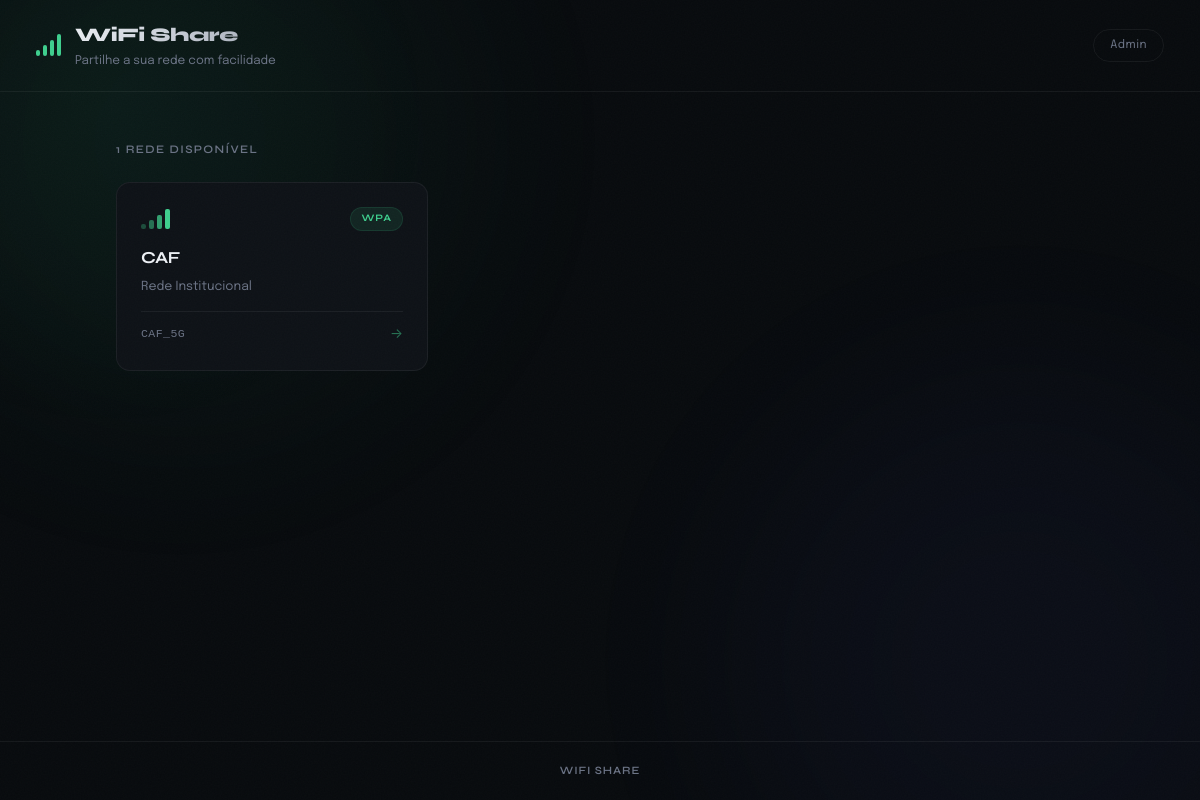
The page / on the database its author committed.
### tables this page shows
CREATE TABLE config (
            chave   TEXT PRIMARY KEY,
            valor   TEXT
        );

CREATE TABLE redes (
            id          INTEGER PRIMARY KEY AUTOINCREMENT,
            nome        TEXT    NOT NULL,
            ssid        TEXT    NOT NULL,
            senha       TEXT    NOT NULL,
            seguranca   TEXT    NOT NULL DEFAULT 'WPA',
            descricao   TEXT,
            ativa       INTEGER NOT NULL DEFAULT 1,
            criada_em   TEXT    NOT NULL DEFAULT (datetime('now', 'localtime')),
            acessos     INTEGER NOT NULL DEFAULT 0
        );

### app/routes.py (the view)
@main_bp.route('/')
def index():
    redes = RedeModel.listar_ativas()
    cfg   = ConfigModel.todas()
    return render_template('app/index.html', redes=redes, cfg=cfg)

### app/database.py (called while the page is built)
def get_db():
    if 'db' not in g:
        g.db = sqlite3.connect(
            current_app.config['DATABASE'],
            detect_types=sqlite3.PARSE_DECLTYPES
        )
        g.db.row_factory = sqlite3.Row
        g.db.execute('PRAGMA foreign_keys = ON')
    return g.db

### app/models.py (called while the page is built)
    @staticmethod
    def listar_ativas():
        db = get_db()
        return db.execute(
            'SELECT * FROM redes WHERE ativa = 1 ORDER BY criada_em DESC'
        ).fetchall()

    @staticmethod
    def todas():
        db = get_db()
        rows = db.execute('SELECT chave, valor FROM config').fetchall()
        return {r['chave']: r['valor'] for r in rows}

### app/templates/app/index.html (shortened to what this page needs)
{% extends "app/base.html" %}
{% block extra_css %}<link rel="stylesheet" href="{{ url_for('static', filename='css/public.css') }}">{% endblock %}
{% block body %}
<div class="public-wrap">
  <header class="pub-header anim-slide-down">
    <div class="pub-header-inner">
      <div class="signal-icon">
        <span></span><span></span><span></span><span></span>
      </div>
      <div class="pub-header-text">
        <h1 class="pub-title">{{ cfg.titulo_site }}</h1>
        <p class="pub-sub">{{ cfg.subtitulo }}</p>
      </div>
    </div>
    <a href="{{ url_for('main.login') }}" class="admin-link">Admin</a>
  </header>
  <main class="pub-main">
    {% if redes %}
      <p class="rede-count">{{ redes|length }} rede{% if redes|length != 1 %}s{% endif %} disponível{% if redes|length != 1 %}s{% endif %}</p>
      <div class="cards-grid stagger">
        {% for rede in redes %}
        <a href="{{ url_for('main.rede_detalhe', rede_id=rede.id) }}" class="rede-card" data-id="{{ rede.id }}">
          <div class="card-inner">
            <div class="card-top">
              <div class="wifi-bars">
                <div class="bar b1"></div>
                <div class="bar b2"></div>
                <div class="bar b3"></div>
                <div class="bar b4"></div>
              </div>
              <span class="card-badge">{{ rede.seguranca }}</span>
            </div>
            <div class="card-body">
              <h2 class="card-nome">{{ rede.nome }}</h2>
              {% if rede.descricao %}
              <p class="card-desc">{{ rede.descricao }}</p>
              {% endif %}
            </div>
            <div class="card-foot">
              <span class="card-ssid">{{ rede.ssid }}</span>
              <span class="card-arrow">→</span>
            </div>
          </div>
        </a>
        {% endfor %}
      </div>
    {% endif %}
  </main>
  <footer class="pub-footer anim-fade">
    <span>{{ cfg.titulo_site }}</span>
  </footer>
</div>
{% endblock %}

### app/templates/app/base.html (shortened to what this page needs)
<!DOCTYPE html>
<html lang="pt">
<head>
  <link rel="stylesheet" href="{{ url_for('static', filename='css/reset.css') }}">
  <link rel="stylesheet" href="{{ url_for('static', filename='css/base.css') }}">
  {% block extra_css %}{% endblock %}
</head>
<body class="{% block body_class %}{% endblock %}">
  <div class="noise-layer"></div>
  <div class="ambient-glow g2"></div>
  {% block body %}{% endblock %}
</body>
</html>

### app/static/css/base.css (style rules this page uses)
:root { --bg: #080b0e; --bg-2: #0e1217; --bg-3: #151b23; --bg-4: #1c232d; --border: rgba(255,255,255,.06); --border-2: rgba(255,255,255,.1); --border-3: rgba(255,255,255,.16); --fg: #edf0f5; --fg-2: #a0a8b5; --fg-3: #6b7385; --accent: #3ecf8e; --accent-2: #2db87a; --accent-3: #1f9e66; --accent-dim: rgba(62,207,142,.1); --accent-glow: rgba(62,207,142,.2); --accent-glow-lg: rgba(62,207,142,.08); --danger: #ef4444; --danger-dim: rgba(239,68,68,.1); --warn: #f59e0b; --warn-dim: rgba(245,158,11,.1); --radius: 14px; --radius-sm: 10px; --radius-xs: 6px; --shadow: 0 4px 24px rgba(0,0,0,.4); --shadow-lg: 0 12px 48px rgba(0,0,0,.55); --shadow-accent: 0 4px 20px rgba(62,207,142,.15); --font: 'Epilogue',-apple-system,BlinkMacSystemFont,sans-serif; --font-head: 'Syne',-apple-system,BlinkMacSystemFont,sans-serif; --font-mono: 'SF Mono','Cascadia Code','JetBrains Mono','Courier New',monospace; --ease: cubic-bezier(.22,1,.36,1); --ease-out: cubic-bezier(0,.55,.45,1); --nav-h: 64px; }
body { font-family: var(--font); background: var(--bg); color: var(--fg); overflow-x: hidden; }
.noise-layer { position: fixed;inset:0;pointer-events:none;z-index:9999; opacity: .025; }
.ambient-glow { position: fixed;pointer-events:none;z-index:0; width: 600px;height:600px; border-radius: 50%; filter: blur(100px); opacity: .04; }
.ambient-glow.g2 { bottom:-20%;right:-10%;background:#6366f1; }
.signal-icon { display:flex;align-items:flex-end;gap:3px;height:22px; }
.signal-icon span { display:block;width:4px;border-radius:2px; background:var(--accent); animation: sigPulse 1.8s var(--ease) infinite; }
.signal-icon span:nth-child(1) { height:6px;animation-delay:0s }
.signal-icon span:nth-child(2) { height:11px;animation-delay:.15s }
.signal-icon span:nth-child(3) { height:16px;animation-delay:.3s }
.signal-icon span:nth-child(4) { height:22px;animation-delay:.45s }
.anim-fade { animation:fadeIn .5s var(--ease) both }
.anim-slide-down { animation:slideDown .35s var(--ease) both }
.stagger>* { animation:fadeInUp .5s var(--ease) both }
.stagger>*:nth-child(1) { animation-delay:0ms }

### rows shown on the page
config: titulo_site "WiFi Share", titulo_site "WIFI SHARE"
config: subtitulo "Partilhe a sua rede com facilidade"
redes: seguranca "WPA", nome "CAF", descricao "Rede Institucional", ssid "CAF_5G"

### other values the page prints
{{ redes|length }} "1"
